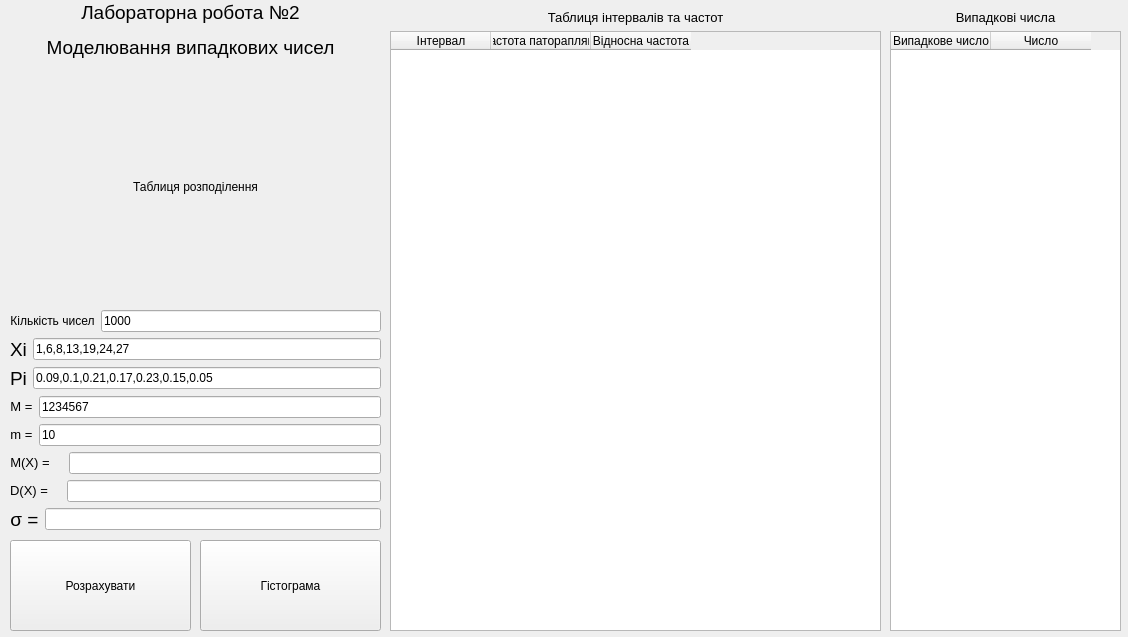
<?xml version="1.0" encoding="UTF-8"?>
<ui version="4.0">
 <class>MainWindow</class>
 <widget class="QMainWindow" name="MainWindow">
  <property name="geometry">
   <rect>
    <x>0</x>
    <y>0</y>
    <width>1128</width>
    <height>637</height>
   </rect>
  </property>
  <property name="windowTitle">
   <string>MainWindow</string>
  </property>
  <widget class="QWidget" name="centralwidget">
   <widget class="QLabel" name="label">
    <property name="geometry">
     <rect>
      <x>0</x>
      <y>0</y>
      <width>381</width>
      <height>61</height>
     </rect>
    </property>
    <property name="text">
     <string>&lt;html&gt;&lt;head/&gt;&lt;body&gt;&lt;p align=&quot;center&quot;&gt;&lt;span style=&quot; font-size:14pt;&quot;&gt;Лабораторна робота №2&lt;/span&gt;&lt;/p&gt;&lt;p align=&quot;center&quot;&gt;&lt;span style=&quot; font-size:14pt;&quot;&gt;Моделювання випадкових чисел&lt;/span&gt;&lt;/p&gt;&lt;/body&gt;&lt;/html&gt;</string>
    </property>
   </widget>
   <widget class="QPushButton" name="Compute">
    <property name="geometry">
     <rect>
      <x>10</x>
      <y>540</y>
      <width>181</width>
      <height>91</height>
     </rect>
    </property>
    <property name="text">
     <string>Розрахувати</string>
    </property>
   </widget>
   <widget class="QWidget" name="layoutWidget">
    <property name="geometry">
     <rect>
      <x>10</x>
      <y>70</y>
      <width>371</width>
      <height>461</height>
     </rect>
    </property>
    <layout class="QVBoxLayout" name="verticalLayout_4">
     <item>
      <layout class="QHBoxLayout" name="horizontalLayout_4">
       <item>
        <layout class="QVBoxLayout" name="verticalLayout">
         <item>
          <widget class="QLabel" name="label_12">
           <property name="text">
            <string>Таблиця розподілення</string>
           </property>
           <property name="alignment">
            <set>Qt::AlignCenter</set>
           </property>
          </widget>
         </item>
         <item>
          <layout class="QHBoxLayout" name="horizontalLayout_3">
           <item>
            <widget class="QLabel" name="label_4">
             <property name="text">
              <string>&lt;html&gt;&lt;head/&gt;&lt;body&gt;&lt;p align=&quot;center&quot;&gt;Кількість чисел&lt;/p&gt;&lt;/body&gt;&lt;/html&gt;</string>
             </property>
            </widget>
           </item>
           <item>
            <widget class="QLineEdit" name="number_of_digits">
             <property name="toolTip">
              <string>&lt;html&gt;&lt;head/&gt;&lt;body&gt;&lt;p align=&quot;center&quot;&gt;&lt;br/&gt;&lt;/p&gt;&lt;/body&gt;&lt;/html&gt;</string>
             </property>
             <property name="text">
              <string>1000</string>
             </property>
            </widget>
           </item>
          </layout>
         </item>
         <item>
          <layout class="QHBoxLayout" name="horizontalLayout_9">
           <item>
            <widget class="QLabel" name="label_14">
             <property name="text">
              <string>&lt;html&gt;&lt;head/&gt;&lt;body&gt;&lt;p align=&quot;center&quot;&gt;&lt;span style=&quot; font-size:14pt;&quot;&gt;Xi&lt;/span&gt;&lt;/p&gt;&lt;/body&gt;&lt;/html&gt;</string>
             </property>
            </widget>
           </item>
           <item>
            <widget class="QLineEdit" name="xi">
             <property name="toolTip">
              <string>&lt;html&gt;&lt;head/&gt;&lt;body&gt;&lt;p align=&quot;center&quot;&gt;159643&lt;/p&gt;&lt;/body&gt;&lt;/html&gt;</string>
             </property>
             <property name="text">
              <string>1,6,8,13,19,24,27</string>
             </property>
            </widget>
           </item>
          </layout>
         </item>
         <item>
          <layout class="QHBoxLayout" name="horizontalLayout_8">
           <item>
            <widget class="QLabel" name="label_13">
             <property name="text">
              <string>&lt;html&gt;&lt;head/&gt;&lt;body&gt;&lt;p align=&quot;center&quot;&gt;&lt;span style=&quot; font-size:14pt;&quot;&gt;Pi&lt;/span&gt;&lt;/p&gt;&lt;/body&gt;&lt;/html&gt;</string>
             </property>
            </widget>
           </item>
           <item>
            <widget class="QLineEdit" name="pi">
             <property name="toolTip">
              <string>&lt;html&gt;&lt;head/&gt;&lt;body&gt;&lt;p align=&quot;center&quot;&gt;&lt;br/&gt;&lt;/p&gt;&lt;/body&gt;&lt;/html&gt;</string>
             </property>
             <property name="text">
              <string>0.09,0.1,0.21,0.17,0.23,0.15,0.05</string>
             </property>
            </widget>
           </item>
          </layout>
         </item>
         <item>
          <layout class="QHBoxLayout" name="horizontalLayout">
           <item>
            <widget class="QLabel" name="label_2">
             <property name="text">
              <string>&lt;html&gt;&lt;head/&gt;&lt;body&gt;&lt;p align=&quot;center&quot;&gt;&lt;span style=&quot; font-size:10pt;&quot;&gt;M =&lt;/span&gt;&lt;/p&gt;&lt;/body&gt;&lt;/html&gt;</string>
             </property>
            </widget>
           </item>
           <item>
            <widget class="QLineEdit" name="M">
             <property name="toolTip">
              <string>&lt;html&gt;&lt;head/&gt;&lt;body&gt;&lt;p align=&quot;center&quot;&gt;159643&lt;/p&gt;&lt;/body&gt;&lt;/html&gt;</string>
             </property>
             <property name="text">
              <string>1234567</string>
             </property>
            </widget>
           </item>
          </layout>
         </item>
         <item>
          <layout class="QHBoxLayout" name="horizontalLayout_2">
           <item>
            <widget class="QLabel" name="label_3">
             <property name="text">
              <string>&lt;html&gt;&lt;head/&gt;&lt;body&gt;&lt;p align=&quot;center&quot;&gt;&lt;span style=&quot; font-size:10pt;&quot;&gt;m =&lt;/span&gt;&lt;/p&gt;&lt;/body&gt;&lt;/html&gt;</string>
             </property>
            </widget>
           </item>
           <item>
            <widget class="QLineEdit" name="m">
             <property name="toolTip">
              <string>&lt;html&gt;&lt;head/&gt;&lt;body&gt;&lt;p align=&quot;center&quot;&gt;&lt;br/&gt;&lt;/p&gt;&lt;/body&gt;&lt;/html&gt;</string>
             </property>
             <property name="text">
              <string>10</string>
             </property>
            </widget>
           </item>
          </layout>
         </item>
        </layout>
       </item>
      </layout>
     </item>
     <item>
      <layout class="QVBoxLayout" name="verticalLayout_2">
       <item>
        <layout class="QHBoxLayout" name="horizontalLayout_5">
         <item>
          <widget class="QLabel" name="label_6">
           <property name="text">
            <string>&lt;html&gt;&lt;head/&gt;&lt;body&gt;&lt;p align=&quot;center&quot;&gt;&lt;span style=&quot; font-size:10pt;&quot;&gt;M(X) =&lt;/span&gt;&lt;/p&gt;&lt;/body&gt;&lt;/html&gt;</string>
           </property>
          </widget>
         </item>
         <item>
          <widget class="QLabel" name="label_10">
           <property name="text">
            <string/>
           </property>
          </widget>
         </item>
         <item>
          <widget class="QLineEdit" name="math_exp"/>
         </item>
        </layout>
       </item>
       <item>
        <layout class="QHBoxLayout" name="horizontalLayout_6">
         <item>
          <widget class="QLabel" name="label_7">
           <property name="text">
            <string>&lt;html&gt;&lt;head/&gt;&lt;body&gt;&lt;p align=&quot;center&quot;&gt;&lt;span style=&quot; font-size:10pt;&quot;&gt;D(X) =&lt;/span&gt;&lt;/p&gt;&lt;/body&gt;&lt;/html&gt;</string>
           </property>
          </widget>
         </item>
         <item>
          <widget class="QLabel" name="label_9">
           <property name="text">
            <string/>
           </property>
          </widget>
         </item>
         <item>
          <widget class="QLineEdit" name="dispersion"/>
         </item>
        </layout>
       </item>
       <item>
        <layout class="QHBoxLayout" name="horizontalLayout_7">
         <item>
          <widget class="QLabel" name="label_8">
           <property name="text">
            <string>&lt;html&gt;&lt;head/&gt;&lt;body&gt;&lt;p align=&quot;center&quot;&gt;&lt;span style=&quot; font-size:14pt;&quot;&gt;σ =&lt;/span&gt;&lt;/p&gt;&lt;/body&gt;&lt;/html&gt;</string>
           </property>
          </widget>
         </item>
         <item>
          <widget class="QLineEdit" name="standart_devitation"/>
         </item>
        </layout>
       </item>
      </layout>
     </item>
    </layout>
   </widget>
   <widget class="QWidget" name="layoutWidget">
    <property name="geometry">
     <rect>
      <x>390</x>
      <y>10</y>
      <width>491</width>
      <height>621</height>
     </rect>
    </property>
    <layout class="QVBoxLayout" name="verticalLayout_3">
     <item>
      <widget class="QLabel" name="label_5">
       <property name="text">
        <string>&lt;html&gt;&lt;head/&gt;&lt;body&gt;&lt;p align=&quot;center&quot;&gt;&lt;span style=&quot; font-size:10pt;&quot;&gt;Таблиця інтервалів та частот&lt;/span&gt;&lt;/p&gt;&lt;/body&gt;&lt;/html&gt;</string>
       </property>
      </widget>
     </item>
     <item>
      <widget class="QTableWidget" name="table_freq_and_intervals">
       <property name="sizeAdjustPolicy">
        <enum>QAbstractScrollArea::AdjustIgnored</enum>
       </property>
       <property name="sortingEnabled">
        <bool>false</bool>
       </property>
       <attribute name="horizontalHeaderVisible">
        <bool>true</bool>
       </attribute>
       <attribute name="horizontalHeaderCascadingSectionResizes">
        <bool>true</bool>
       </attribute>
       <attribute name="horizontalHeaderHighlightSections">
        <bool>false</bool>
       </attribute>
       <attribute name="horizontalHeaderMinimumSectionSize">
        <number>50</number>
       </attribute>
       <attribute name="horizontalHeaderShowSortIndicator" stdset="0">
        <bool>false</bool>
       </attribute>
       <attribute name="horizontalHeaderStretchLastSection">
        <bool>false</bool>
       </attribute>
       <attribute name="verticalHeaderVisible">
        <bool>true</bool>
       </attribute>
       <attribute name="verticalHeaderCascadingSectionResizes">
        <bool>false</bool>
       </attribute>
       <column>
        <property name="text">
         <string>Інтервал</string>
        </property>
       </column>
       <column>
        <property name="text">
         <string>Частота патораплянь</string>
        </property>
       </column>
       <column>
        <property name="text">
         <string>Відносна частота</string>
        </property>
       </column>
      </widget>
     </item>
    </layout>
   </widget>
   <widget class="QWidget" name="layoutWidget">
    <property name="geometry">
     <rect>
      <x>890</x>
      <y>10</y>
      <width>231</width>
      <height>621</height>
     </rect>
    </property>
    <layout class="QVBoxLayout" name="verticalLayout_5">
     <item>
      <widget class="QLabel" name="label_11">
       <property name="text">
        <string>&lt;html&gt;&lt;head/&gt;&lt;body&gt;&lt;p align=&quot;center&quot;&gt;&lt;span style=&quot; font-size:10pt;&quot;&gt;Випадкові числа&lt;/span&gt;&lt;/p&gt;&lt;/body&gt;&lt;/html&gt;</string>
       </property>
      </widget>
     </item>
     <item>
      <widget class="QTableWidget" name="numbers_table">
       <column>
        <property name="text">
         <string>Випадкове число</string>
        </property>
       </column>
       <column>
        <property name="text">
         <string>Число</string>
        </property>
       </column>
      </widget>
     </item>
    </layout>
   </widget>
   <widget class="QPushButton" name="ShowGist">
    <property name="geometry">
     <rect>
      <x>200</x>
      <y>540</y>
      <width>181</width>
      <height>91</height>
     </rect>
    </property>
    <property name="text">
     <string>Гістограма</string>
    </property>
   </widget>
  </widget>
 </widget>
 <resources/>
 <connections/>
</ui>
